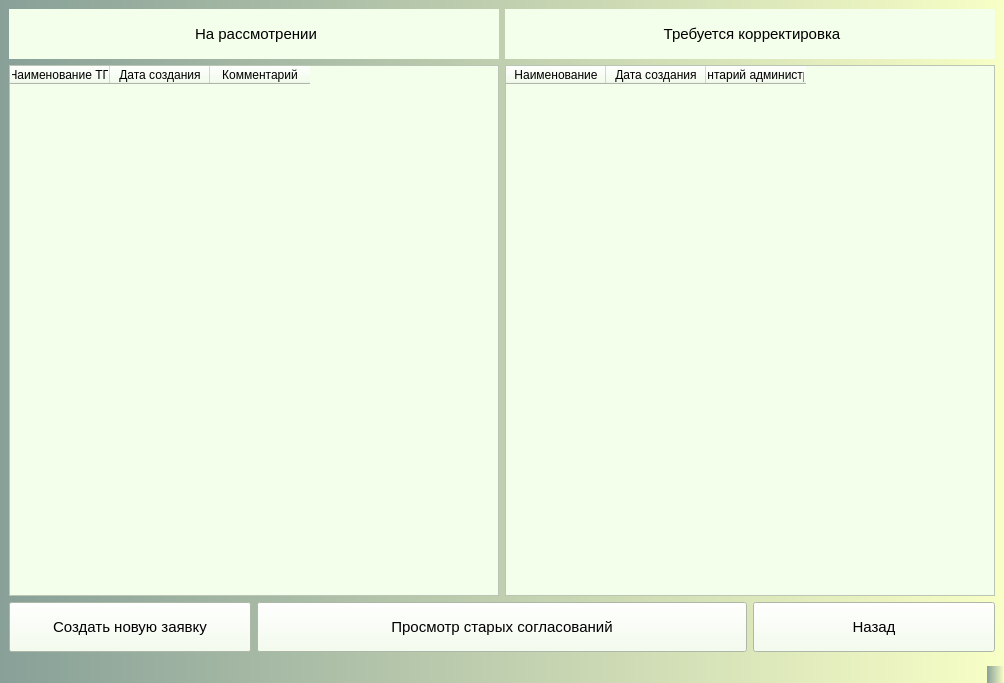
<?xml version="1.0" encoding="UTF-8"?>
<ui version="4.0">
 <class>AllAgreementUser</class>
 <widget class="QMainWindow" name="AllAgreementUser">
  <property name="geometry">
   <rect>
    <x>0</x>
    <y>0</y>
    <width>1004</width>
    <height>683</height>
   </rect>
  </property>
  <property name="windowTitle">
   <string>MainWindow</string>
  </property>
  <property name="styleSheet">
   <string notr="true">background:qlineargradient(spread:repeat, x1:0, y1:0, x2:1, y2:0, stop:0 rgba(83, 160, 81, 255), stop:1 rgba(255, 120, 161, 255))qlineargradient(spread:repeat, x1:0, y1:0, x2:1, y2:0, stop:0 rgba(136, 160, 152, 255), stop:1 rgba(248, 255, 198, 255))</string>
  </property>
  <widget class="QWidget" name="centralwidget">
   <layout class="QGridLayout" name="gridLayout">
    <item row="0" column="0" colspan="2">
     <widget class="QLabel" name="label">
      <property name="minimumSize">
       <size>
        <width>0</width>
        <height>50</height>
       </size>
      </property>
      <property name="maximumSize">
       <size>
        <width>16777215</width>
        <height>100</height>
       </size>
      </property>
      <property name="styleSheet">
       <string notr="true">background:rgb(243, 255, 234);
padding: 10;
font-size: 15px;</string>
      </property>
      <property name="text">
       <string>&lt;html&gt;&lt;head/&gt;&lt;body&gt;&lt;p align=&quot;center&quot;&gt;&lt;span style=&quot; font-size:11pt;&quot;&gt;На рассмотрении&lt;/span&gt;&lt;/p&gt;&lt;/body&gt;&lt;/html&gt;</string>
      </property>
     </widget>
    </item>
    <item row="2" column="1" colspan="2">
     <widget class="QPushButton" name="pushButtonCheckOldAgreement">
      <property name="minimumSize">
       <size>
        <width>0</width>
        <height>50</height>
       </size>
      </property>
      <property name="styleSheet">
       <string notr="true">background:rgb(243, 255, 234);
padding: 10;
font-size: 15px;</string>
      </property>
      <property name="text">
       <string>Просмотр старых согласований</string>
      </property>
     </widget>
    </item>
    <item row="0" column="2" colspan="2">
     <widget class="QLabel" name="label_2">
      <property name="minimumSize">
       <size>
        <width>0</width>
        <height>50</height>
       </size>
      </property>
      <property name="maximumSize">
       <size>
        <width>16777215</width>
        <height>100</height>
       </size>
      </property>
      <property name="styleSheet">
       <string notr="true">background:rgb(243, 255, 234);
padding: 10;
font-size: 15px;</string>
      </property>
      <property name="text">
       <string>&lt;html&gt;&lt;head/&gt;&lt;body&gt;&lt;p align=&quot;center&quot;&gt;&lt;span style=&quot; font-size:11pt;&quot;&gt;Требуется корректировка&lt;/span&gt;&lt;/p&gt;&lt;/body&gt;&lt;/html&gt;</string>
      </property>
     </widget>
    </item>
    <item row="2" column="0">
     <widget class="QPushButton" name="pushButtonCreateNewAgreement">
      <property name="minimumSize">
       <size>
        <width>0</width>
        <height>50</height>
       </size>
      </property>
      <property name="styleSheet">
       <string notr="true">background:rgb(243, 255, 234);
padding: 10;
font-size: 15px;</string>
      </property>
      <property name="text">
       <string>Создать новую заявку</string>
      </property>
     </widget>
    </item>
    <item row="2" column="3">
     <widget class="QPushButton" name="pushButtonBack">
      <property name="minimumSize">
       <size>
        <width>0</width>
        <height>50</height>
       </size>
      </property>
      <property name="styleSheet">
       <string notr="true">background:rgb(243, 255, 234);
padding: 10;
font-size: 15px;</string>
      </property>
      <property name="text">
       <string>Назад</string>
      </property>
     </widget>
    </item>
    <item row="1" column="0" colspan="2">
     <widget class="QTableWidget" name="tableWidgetAllAgreement">
      <property name="sizePolicy">
       <sizepolicy hsizetype="Expanding" vsizetype="Expanding">
        <horstretch>0</horstretch>
        <verstretch>100</verstretch>
       </sizepolicy>
      </property>
      <property name="sizeIncrement">
       <size>
        <width>0</width>
        <height>0</height>
       </size>
      </property>
      <property name="baseSize">
       <size>
        <width>0</width>
        <height>0</height>
       </size>
      </property>
      <property name="cursor" stdset="0">
       <cursorShape>WhatsThisCursor</cursorShape>
      </property>
      <property name="focusPolicy">
       <enum>Qt::StrongFocus</enum>
      </property>
      <property name="whatsThis">
       <string>&lt;html&gt;&lt;head/&gt;&lt;body&gt;&lt;p&gt;&lt;br/&gt;&lt;/p&gt;&lt;/body&gt;&lt;/html&gt;</string>
      </property>
      <property name="layoutDirection">
       <enum>Qt::LeftToRight</enum>
      </property>
      <property name="styleSheet">
       <string notr="true">background:rgb(243, 255, 234);</string>
      </property>
      <column>
       <property name="text">
        <string>Наименование ТП</string>
       </property>
      </column>
      <column>
       <property name="text">
        <string>Дата создания</string>
       </property>
      </column>
      <column>
       <property name="text">
        <string>Комментарий</string>
       </property>
      </column>
     </widget>
    </item>
    <item row="1" column="2" colspan="2">
     <widget class="QTableWidget" name="tableWidgetAllAgreement_2">
      <property name="sizePolicy">
       <sizepolicy hsizetype="Expanding" vsizetype="Expanding">
        <horstretch>0</horstretch>
        <verstretch>100</verstretch>
       </sizepolicy>
      </property>
      <property name="sizeIncrement">
       <size>
        <width>0</width>
        <height>0</height>
       </size>
      </property>
      <property name="baseSize">
       <size>
        <width>0</width>
        <height>0</height>
       </size>
      </property>
      <property name="cursor" stdset="0">
       <cursorShape>WhatsThisCursor</cursorShape>
      </property>
      <property name="focusPolicy">
       <enum>Qt::StrongFocus</enum>
      </property>
      <property name="whatsThis">
       <string>&lt;html&gt;&lt;head/&gt;&lt;body&gt;&lt;p&gt;&lt;br/&gt;&lt;/p&gt;&lt;/body&gt;&lt;/html&gt;</string>
      </property>
      <property name="layoutDirection">
       <enum>Qt::LeftToRight</enum>
      </property>
      <property name="styleSheet">
       <string notr="true">background:rgb(243, 255, 234);</string>
      </property>
      <column>
       <property name="text">
        <string>Наименование</string>
       </property>
      </column>
      <column>
       <property name="text">
        <string>Дата создания</string>
       </property>
      </column>
      <column>
       <property name="text">
        <string>Комментарий администратора</string>
       </property>
      </column>
     </widget>
    </item>
   </layout>
  </widget>
  <widget class="QMenuBar" name="menubar">
   <property name="geometry">
    <rect>
     <x>0</x>
     <y>0</y>
     <width>1004</width>
     <height>21</height>
    </rect>
   </property>
  </widget>
  <widget class="QStatusBar" name="statusbar"/>
 </widget>
 <resources/>
 <connections/>
</ui>
